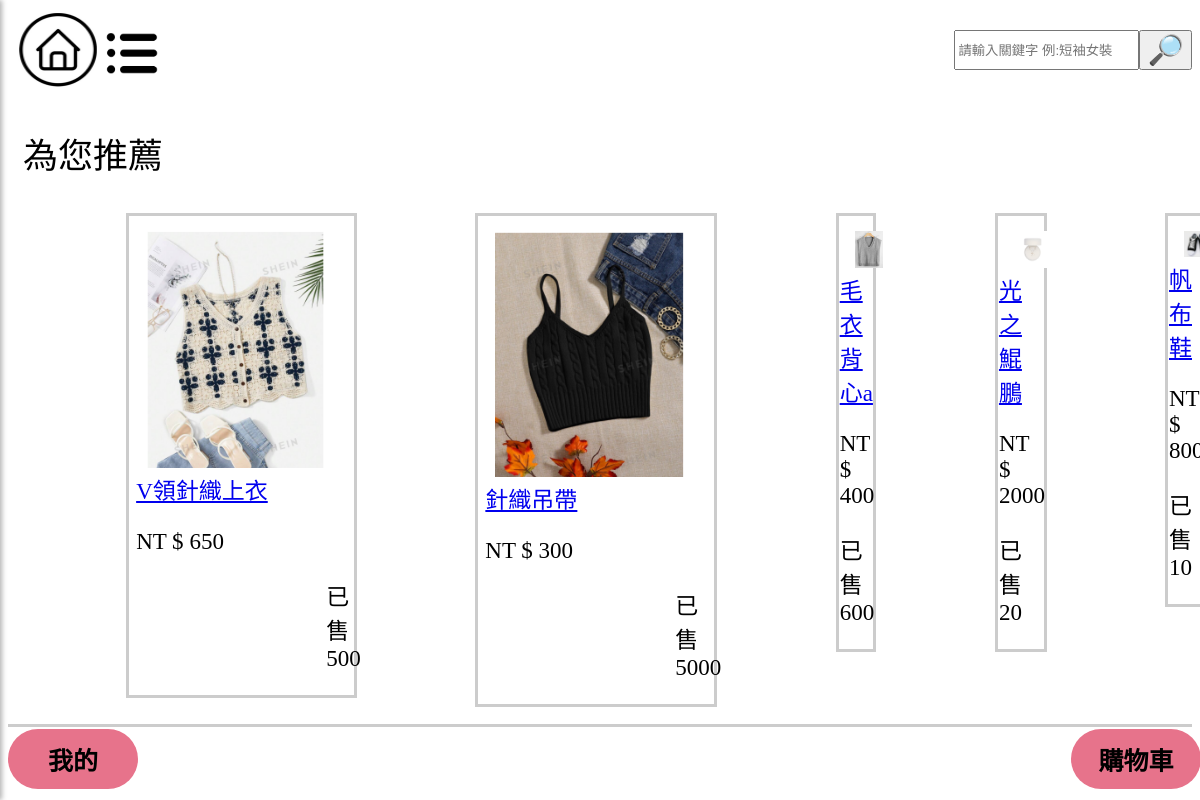
The app's page /, older data.
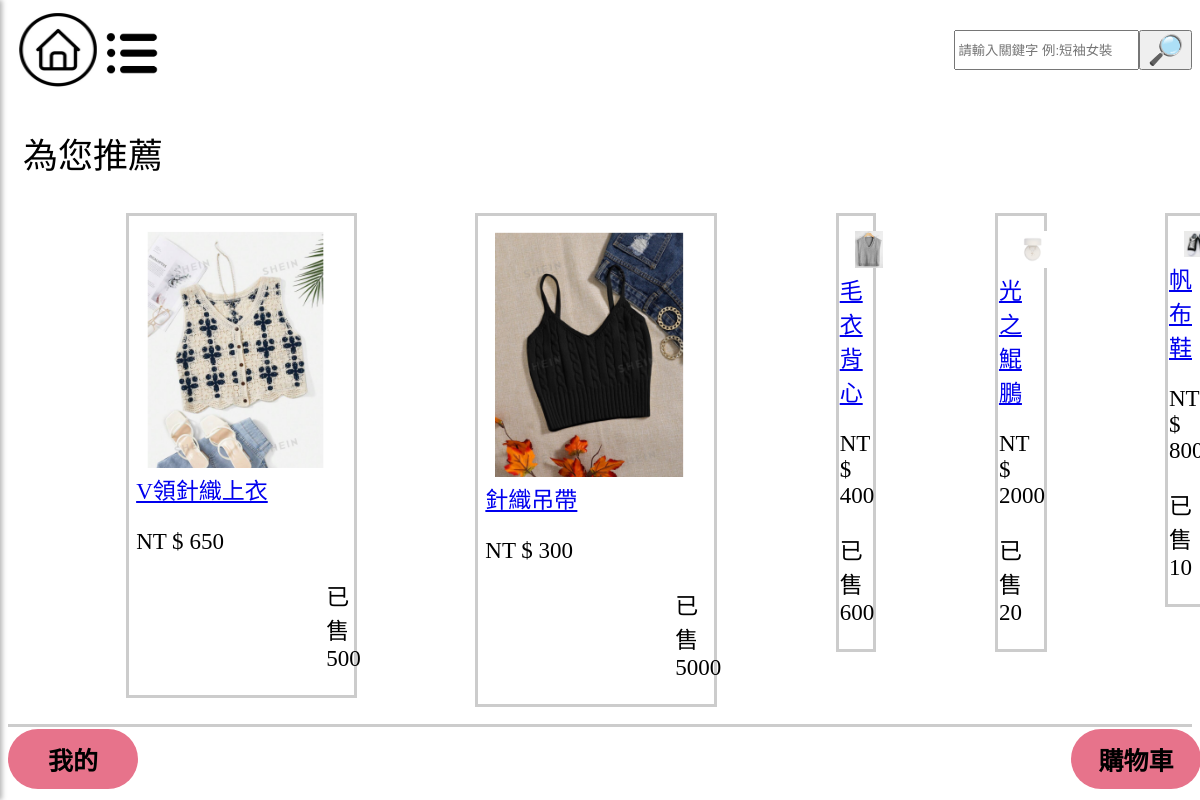
The same page, newer data.
### mysite/models.py (models this page shows, shortened)
class Product(models.Model):
    name = models.CharField(max_length=100)
    image = models.ImageField(upload_to='product_images/', default='default.jpg')  # 定義默認值
    price = models.CharField(max_length=20,default='0')
    color = models.CharField(max_length=20,default='商品顏色')
    description = models.TextField()
    quantity = models.IntegerField(default=0)
    category = models.CharField(max_length=10,default="man")

### mysite/views.py (the view)
# urls.py: 2. Add a URL to urlpatterns:  path('', views.home, name='home')
def home(request):
    items = Product.objects.all()
    return render(request, 'home.html', {'items': items})

### templates/home.html (shortened to what this page needs)
{% load static %}
<!DOCTYPE html>
<html lang="zh-Hant">
<head>
    <link rel="stylesheet" href="{% static 'css/main.css' %}">
</head>
<body>
    <div class="top">
        <div class="icon-box">
            <a href="{% url 'home' %}">
            <img id="house" src="{% static 'images/house.png' %}" alt="">
            </a>
            <img id="list-p" src="{% static 'images/list-p.png' %}" alt="">
        </div>
        <form method="POST" action="/search/">
            <div class="search-box">
                <input type="text" id="q" name="q" placeholder="請輸入關鍵字 例:短袖女裝">
                <button type="submit" style="font-family:微軟正黑體;font-weight:bolder;font-size:22pt;">&#x1F50E;</button>
            </div>
        </form>
    </div>
    {% block content %}
    <div class="product">
        <p id="foryou">為您推薦</p>
        <div class="fyp">
            {% for item in items %}
                <div class="fyp-b">
                    {% if item.image %}
                        <img id="fyp-p" src="{{ item.image.url }}" alt="{{ item.name }}">
                    {% else %}
                        <p>No image available</p>
                    {% endif %}
                    <div class="fyp-1t">
                        <a href='/product/{{ item.id }}'>{{ item.name }}</a>
                        <p>NT $ {{ item.price }}</p>
                        <p id="sell{{ forloop.counter }}">已售 {{ item.quantity }}</p>
                    </div>
                </div>
            {% endfor %}
        </div>
    </div>
    {% endblock %}
    <div class="list">
        <a href="{% url 'profile' %}"><button id="profile">我的</button></a>
        <a href="{% url 'shopcar' %}"><button id="car">購物車</button></a>
    </div>
</body>
</html>

Row changes from the older to the newer data that the page shows:
changed Product: name "毛衣背心a" → "毛衣背心"
